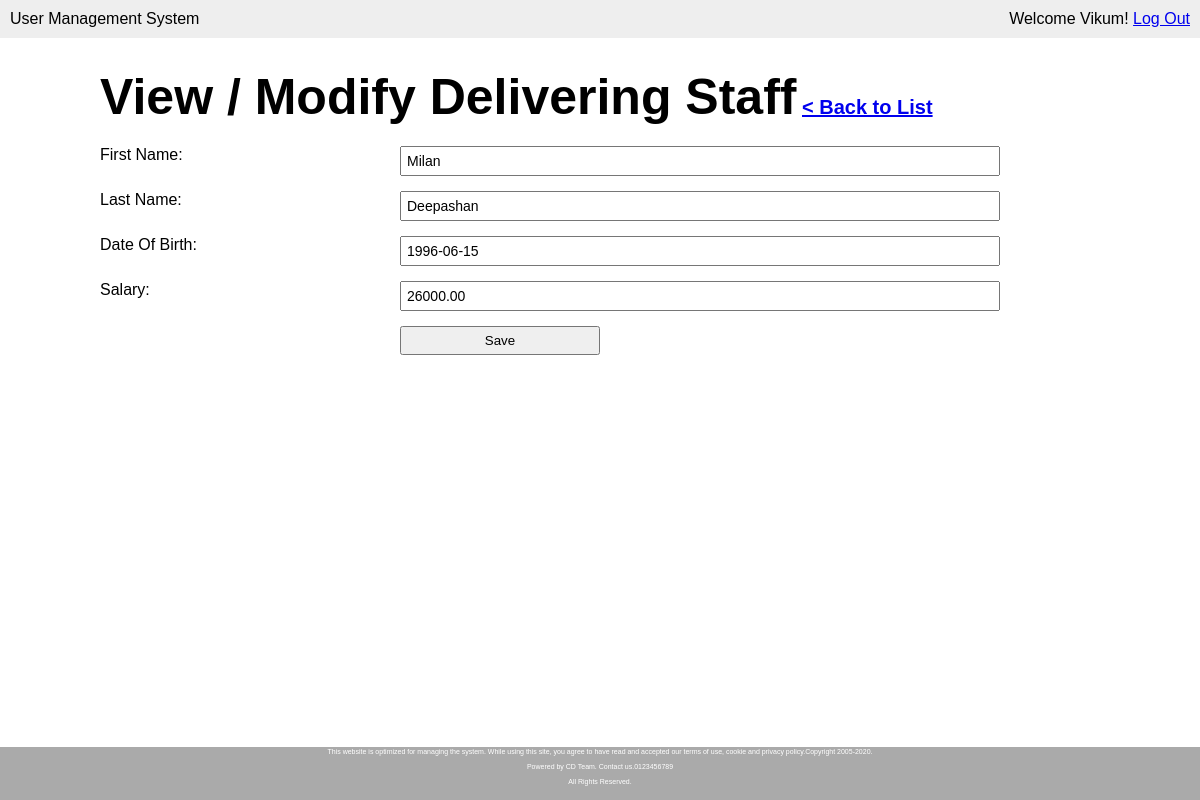
The app's page /modify-deliveryboys.php?deliveryboy_no=D1 (signed in) with its own data.
### tables this page shows
CREATE TABLE `employee` (
  `EmployeeId` varchar(10) NOT NULL,
  `FName` varchar(15) DEFAULT NULL,
  `LName` varchar(20) DEFAULT NULL,
  `DOB` date NOT NULL,
  `Salary` decimal(10,2) DEFAULT NULL
);

### modify-deliveryboys.php (the view, shortened to what this page needs)
<?php require_once('inc/connection.php'); ?>
<?php
	$fname = '';
	$lname = '';
	$dob ='';
	$salary = 0;
	if (isset($_GET['deliveryboy_no'])) {
		$emp_id = mysqli_real_escape_string($connection, $_GET['deliveryboy_no']);
		$query = "SELECT * FROM employee WHERE EmployeeId = '{$emp_id}' LIMIT 1";
		$result_set = mysqli_query($connection, $query);
		if ($result_set) {
			if (mysqli_num_rows($result_set) == 1) {
				$result = mysqli_fetch_assoc($result_set);
				$fname = $result['FName'];
				$lname = $result['LName'];
				$dob = $result['DOB'];
				$salary = $result['Salary'];
			} else {
				header('Location:delivery-boys.php?err=not_found');
			}
		} else {
			header('Location:delivery-boys.php?err=query_failed');
		}
	}
?>
<!DOCTYPE html>
<html lang="en">
<head>
	<link rel="stylesheet" href="css/main.css">
</head>
<body>
	<header>
		<div class="appname">User Management System</div>
		<div class="loggedin">Welcome <?php echo $_SESSION['first_name']; ?>! <a href="logout.php">Log Out</a></div>
	</header>
	<main>
		<h1>View / Modify Delivering Staff<span> <a href="delivery-boys.php">< Back to List</a></span></h1>
		<form action="modify-deliveryboys.php" method="post" class="userform">
			<p>
				<label for="">First Name:</label>
				<input type="text" name="fname" <?php echo 'value="' . $fname . '"'; ?>>
			</p>
			<p>
				<label for="">Last Name:</label>
				<input type="text" name="lname" <?php echo 'value="' . $lname . '"'; ?>>
			</p>
			<p>
				<label for="">Date Of Birth:</label>
				<input type="text" name="dob" <?php echo 'value="' . $dob . '"'; ?>>
			</p>
			<p>
				<label for="">Salary:</label>
				<input type="number" name="salary" <?php echo 'value="' . $salary . '"'; ?>>
			</p>
			<p>
				<label for="">&nbsp;</label>
				<button type="submit" name="submit">Save</button>
			</p>
		</form>
	</main>
	<div class="footer">
  		<p class="foot">This website is optimized for managing the system. While using this site, you agree to have read and accepted our terms of use, cookie and privacy policy.Copyright 2005-2020.</p>
  		<p class="foot">Powered by CD Team. Contact us.0123456789</p>
  		<p class="foot">All Rights Reserved.</p>
	</div>
</body>
</html>

### css/main.css (style rules this page uses)
* { margin: 0; }
html, body { height:100%; font-family: Arial, "Helvetica Neue", Helvetica, sans-serif; font-size: 16px; overflow:hidden; }
.footer { position: fixed; background: #aaa; bottom: 0; height: 6%; width: 100%; font-size: 7px; color: white; line-height: 0px; padding-bottom: 0px; padding-top: 5px; }
p { margin-bottom: 15px; }
p.foot { text-align: center; }
input { display: block; width: 100%; padding: 5px; -webkit-box-sizing: border-box; -moz-box-sizing: border-box; box-sizing: border-box; font-size: 14px; }
button { width: 100%; padding: 5px; -webkit-box-sizing: border-box; -moz-box-sizing: border-box; box-sizing: border-box; }
header { background: #eee; overflow: auto; padding: 10px; }
header .appname { float: left; }
header .loggedin { float: right; }
main { width: 1000px; margin: 30px auto; }
main h1 { margin-bottom: 20px; font-size: 50px; }
main h1 span { font-size: 20px; }
form.userform label { width: 30%; float: left; }
form.userform input { width: 60%; }
form.userform button { width: 200px; }

### records on screen
employee: fname "Milan", lname "Deepashan", dob "1996-06-15", salary "26000.00"

### other values on screen
$_SESSION['first_name'] "Vikum"
